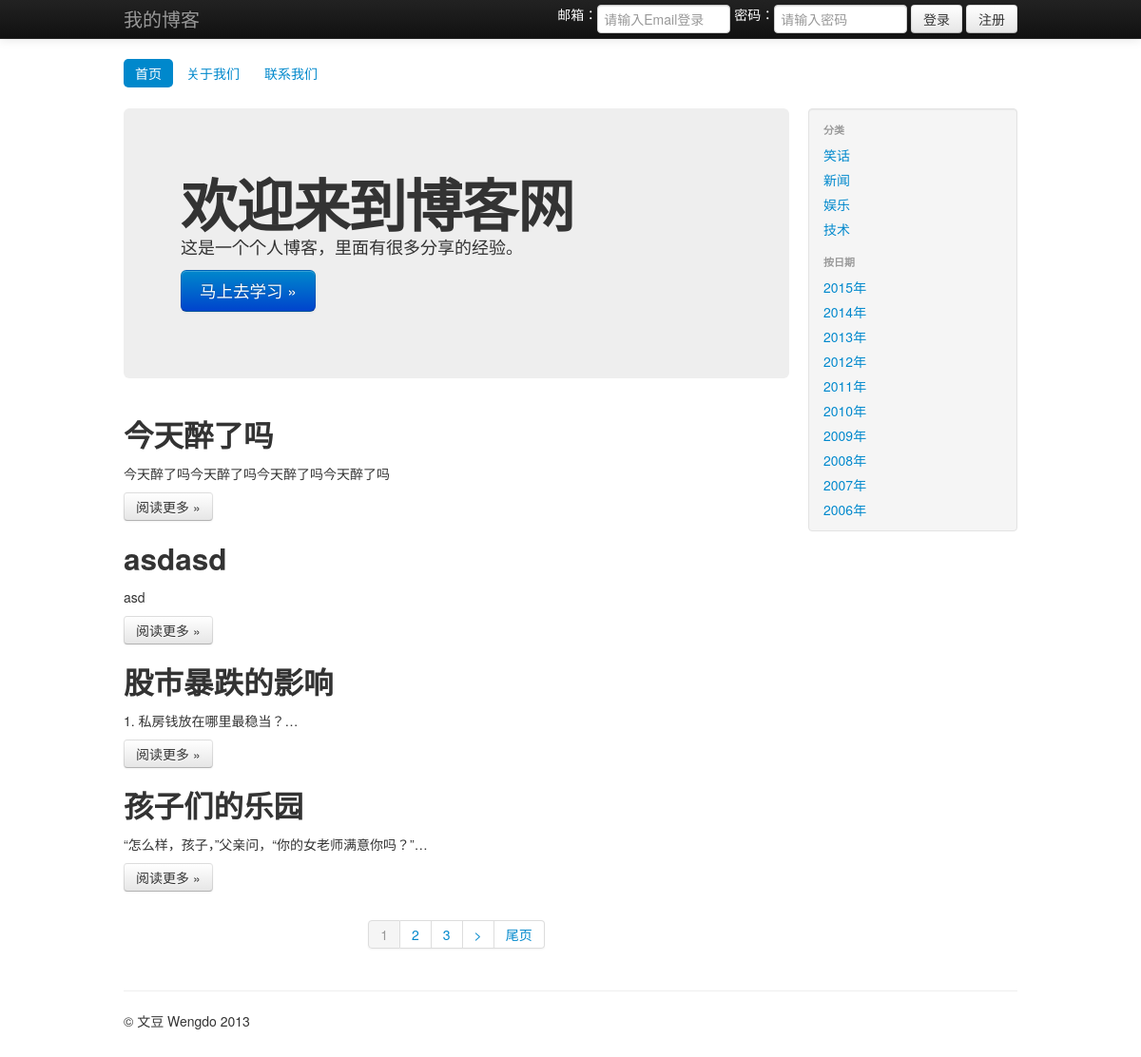
The page / on the database its author committed.
### tables this page shows
CREATE TABLE `pre_blog` (
  `blog_id` int(11) NOT NULL AUTO_INCREMENT,
  `blog_title` varchar(100) NOT NULL,
  `blog_content` text NOT NULL,
  `blog_time` int(11) NOT NULL,
  `category_id` int(11) NOT NULL,
  `admin_id` int(11) NOT NULL,
  `year` mediumint(4) NOT NULL COMMENT '年份',
  PRIMARY KEY (`blog_id`),
  KEY `category_id` (`category_id`),
  KEY `admin_id` (`admin_id`)
);

CREATE TABLE `pre_categories` (
  `category_id` int(11) NOT NULL AUTO_INCREMENT,
  `category_name` varchar(50) NOT NULL,
  PRIMARY KEY (`category_id`)
);

### application/controllers/Main.php (called while the page is built, shortened)
<?php
class Main extends CI_Controller {
	function __construct(){
		$this->load->helper('text','form');
		$this->load->model('blog_model','blog');
		$this->load->model('user_model','user');
		$this->load->library('form_validation');
		$this->load->model('category_model','category');
		$cat_info = $this->category->selectCategory();
		$year_info = $this->blog->getBlogYear();
		$cat_id = $this->uri->segment(3,0);
		$data=array(
			'cat_info'=>$cat_info,
			'cat_id'=>$cat_id,
			'year_info'=>$year_info
			);
		$this->load->vars($data);
	}
	public function index()
	{
		$cat_id = $this->uri->segment(3,0);
		if($cat_id>1000){
			$where = array('year'=>$cat_id);
		}else if($cat_id==0){
			$where = "";
		}else{
			$where = array('category_id'=>$cat_id);
		}
		$current = $this->uri->segment(4,1);
		$limit = 4;
		$start = ($current-1)*$limit;
		$info = $this->blog->selectBlog($where,$start,$limit);
		$count = $this->blog->countBlog($where);
		$this->load->library('pagination');
		$config['base_url'] = site_url('main/index/'.$cat_id);
		$config['total_rows'] = $count;
		$config['per_page'] = $limit;
		$config['uri_segment'] = 4;
		$this->pagination->initialize($config);
		$page_link = $this->pagination->create_links();
		$data=array(
			'info'=>$info,
			'page_link'=>$page_link
			);
		$this->load->view('header');
		$this->load->view('main',$data);
		$this->load->view('footer');
	}
}

### index.php (called while the page is built, shortened)
<?php
require_once BASEPATH.'core/CodeIgniter.php';

### application/models/blog_model.php (called while the page is built, shortened)
<?php
class Blog_model extends CI_Model {
	public function selectBlog($where="",$start=0,$limit=0,$order_by='blog_id desc'){
		$this->db->from('blog');
		$this->db->order_by($order_by);
		if($limit>0){
			$this->db->limit($limit,$start);
		}
		$blog = $this->db->get();
		return $blog->result_array();
	}
	public function getBlogYear(){
		$this->db->select('year');
		$year = $this->db->from('blog')->group_by('year')->order_by('year','desc')->get();
		return $year->result_array();
	}
}

### application/helpers/text_helper.php (called while the page is built, shortened)
<?php
if ( ! function_exists('character_limiter'))
{
	function character_limiter($str, $n = 500, $end_char = '&#8230;')
	{
		if (mb_strlen($str) < $n)
		{
			return $str;
		}
		$str = preg_replace('/ {2,}/', ' ', str_replace(array("\r", "\n", "\t", "\x0B", "\x0C"), ' ', $str));
		$out = '';
		foreach (explode(' ', trim($str)) as $val)
		{
			$out .= $val.' ';
			if (mb_strlen($out) >= $n)
			{
				$out = trim($out);
				return (mb_strlen($out) === mb_strlen($str)) ? $out : $out.$end_char;
			}
		}
	}
}

### application/models/category_model.php (called while the page is built, shortened)
<?php
class Category_model extends CI_Model{
	public function selectCategory($where='',$start=0,$limit=0,$order_by='category_id desc'){
		$this->db->from('categories');
		$this->db->order_by($order_by);
		$query = $this->db->get();
		return $query->result_array();
	}
}

### application/views/main.php (the view)
   <div class="row-fluid">
     <div class="span9">
       <div class="hero-unit">
         <h1>欢迎来到博客网</h1>
         <p>这是一个个人博客，里面有很多分享的经验。</p>
         <p><a href="<?php echo site_url('main/study'); ?>" class="btn btn-primary btn-large">马上去学习 &raquo;</a></p>
       </div>
       <?php foreach($info as $key =>$value){ ?>
       <div class="row-fluid">
         <h2><?php echo $value['blog_title']; ?></h2>
           <p><?php echo character_limiter($value['blog_content'],10); ?></p>
           <p><a class="btn" href="<?php echo site_url('main/detail/'.$value['blog_id']); ?>">阅读更多 &raquo;</a></p>
       </div>
       <?php } ?>
<div class="pagination pagination-centered">
  <?php echo $page_link; ?>
</div>
     </div>
   	<?php $this->load->view('aside'); ?>
   </div>
   <hr>

### application/views/aside.php
<div class="span3">
          <div class="well sidebar-nav">
            <ul class="nav nav-list">
              <li class="nav-header">分类</li>
              <?php foreach($cat_info as $key => $val){ ?>
              <li <?php if($val['category_id']==$cat_id){echo 'class="active"';} ?>><a href="<?php echo site_url().'/main/index/'.$val['category_id']; ?>"><?php echo $val['category_name']; ?></a></li>
              <?php } ?>
              <li class="nav-header">按日期</li>
              <?php foreach($year_info as $val){ ?>
              <li <?php if($val['year']==$cat_id){echo 'class="active"';} ?>><a href="<?php echo site_url().'/main/index/'.$val['year']; ?>"><?php echo $val['year']; ?>年</a></li>
              <?php } ?>
            </ul>
          </div>
        </div>

### application/views/header.php (style rules this page uses)
body { padding-top: 60px; padding-bottom: 40px; }
.sidebar-nav { padding: 9px 0; }

### rows shown on the page
pre_blog: blog_title "今天醉了吗", blog_content "今天醉了吗今天醉了吗今天醉了吗今天醉了吗"
pre_blog: blog_title "asdasd", blog_content "asd"
pre_blog: blog_title "股市暴跌的影响", blog_content "1. 私房钱放在哪里最稳当？…"
pre_blog: blog_title "孩子们的乐园", blog_content "“怎么样，孩子，”父亲问，“你的女老师满意你吗？”…"
pre_categories: category_name "笑话"
pre_categories: category_name "新闻"
pre_categories: category_name "娱乐"
pre_categories: category_name "技术"

### other values the page prints
$this->next_link ">"
$this->last_link "尾页"
$val['year'] "2015"
$val['year'] "2014"
$val['year'] "2013"
$val['year'] "2012"
$val['year'] "2011"
$val['year'] "2010"
$val['year'] "2009"
$val['year'] "2008"
$val['year'] "2007"
$val['year'] "2006"
